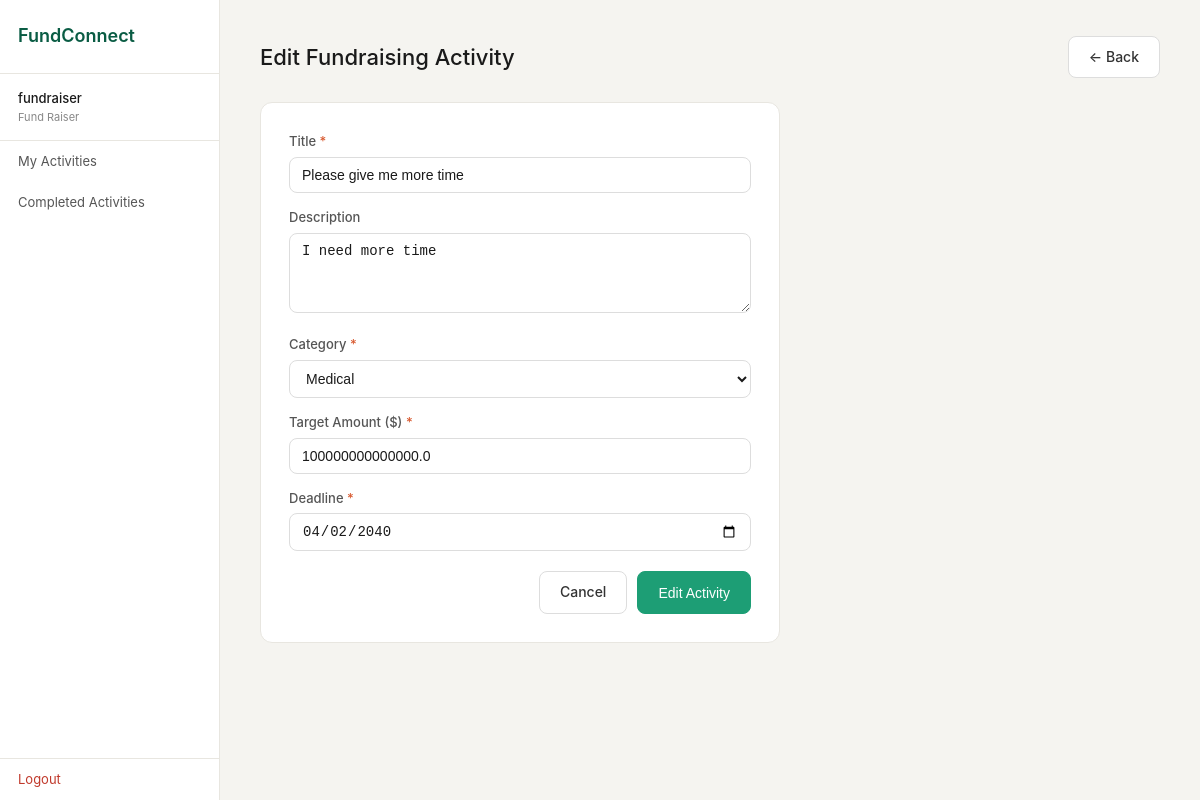
The page /fundraiser/activities/1/edit (signed in) on the database its author committed.
### tables this page shows
CREATE TABLE fundraising_activity (
                id              INTEGER PRIMARY KEY AUTOINCREMENT,
                title           TEXT NOT NULL,
                description     TEXT,
                target_amount   REAL NOT NULL,
                amount_raised   REAL DEFAULT 0,
                category_id     INTEGER REFERENCES fra_category(id),
                deadline        TEXT NOT NULL,
                status          TEXT NOT NULL DEFAULT 'Active',
                fundraiser_id   INTEGER REFERENCES user_account(id),
                view_count      INTEGER DEFAULT 0,
                shortlist_count INTEGER DEFAULT 0,
                created_at      TEXT DEFAULT (datetime('now'))
            );

### boundary/app.py (the view)
@app.route("/fundraiser/activities/<int:aid>/edit", methods=["GET", "POST"])
def fr_activity_edit(aid):
    if "user_id" not in session or session["role"] != "Fund Raiser":
        return redirect(url_for("login"))
    cats = FundraisingActivityController.get_categories()["data"]
    if request.method == "POST":
        result = FundraisingActivityController.update_activity(
            activity_id=aid,
            fundraiser_id=session["user_id"],
            title=request.form.get("title", ""),
            description=request.form.get("description", ""),
            target_amount_str=request.form.get("target_amount", ""),
            category_id=request.form.get("category_id", ""),
            deadline=request.form.get("deadline", ""),
        )
        if result["success"]:
            flash(result["message"], "success")
            return redirect(url_for("fr_activities"))
        else:
            flash(result["message"], "error")
            form_data = request.form
    else:
        view_result = FundraisingActivityController.view_activity(aid, session["user_id"])
        if not view_result["success"]:
            flash(view_result["message"], "error")
            return redirect(url_for("fr_activities"))
        form_data = view_result["data"]
    return render_template("fr_activity_form.html",
                           form=form_data, categories=cats,
                           action="Edit", activity_id=aid)

### boundary/templates/fr_activity_form.html (shortened to what this page needs)
{% extends "base.html" %}
{% block content %}
<div class="page-header">
  <h1 class="page-title">{{ action }} Fundraising Activity</h1>
  <a href="{{ url_for('fr_activities') }}" class="btn">← Back</a>
</div>
<div style="background: #fff; border: 1px solid #e8e6e0; border-radius: 12px; padding: 28px; max-width: 520px;">
  <form method="POST">
    <div class="form-group">
      <label>Title <span style="color: #d85a30;">*</span></label>
      <input type="text" name="title" value="{{ form.title or '' }}" required
             placeholder="e.g. Save the Reef">
    </div>
    <div class="form-group">
      <label>Description</label>
      <textarea name="description" placeholder="Describe your campaign…">{{ form.description or '' }}</textarea>
    </div>
    <div class="form-group">
      <label>Category <span style="color: #d85a30;">*</span></label>
      <select name="category_id">
        {% for c in categories %}
          <option value="{{ c.id }}"
            {{ "selected" if (form.category_id | string) == (c.id | string) }}>
            {{ c.name }}
          </option>
        {% endfor %}
      </select>
    </div>
    <div class="form-group">
      <label>Target Amount ($) <span style="color: #d85a30;">*</span></label>
      <input type="number" name="target_amount" value="{{ form.target_amount or '' }}"
             required min="1" step="0.01" placeholder="e.g. 5000">
    </div>
    <div class="form-group">
      <label>Deadline <span style="color: #d85a30;">*</span></label>
      <input type="date" name="deadline" value="{{ form.deadline or '' }}" required>
    </div>
    <div style="display: flex; gap: 10px; justify-content: flex-end; margin-top: 20px;">
      <a href="{{ url_for('fr_activities') }}" class="btn">Cancel</a>
      <button type="submit" class="btn btn-primary" style="width: auto;">
        {{ action }} Activity
      </button>
    </div>
  </form>
</div>
{% endblock %}

### boundary/static/css/style.css (style rules this page uses)
*, *::before, *::after { box-sizing: border-box; margin: 0; padding: 0; }
body { font-family: -apple-system, BlinkMacSystemFont, 'Segoe UI', sans-serif; font-size: 15px; background: #f5f4f0; color: #1a1a1a; line-height: 1.6; }
a { text-decoration: none; color: inherit; }
.form-group { margin-bottom: 14px; }
.form-group label { display: block; font-size: 13px; font-weight: 500; color: #555; margin-bottom: 5px; }
.form-group input, .form-group select, .form-group textarea { width: 100%; padding: 9px 12px; border-radius: 8px; border: 1px solid #ddd; font-size: 14px; color: #1a1a1a; background: #fff; }
.form-group textarea { resize: vertical; min-height: 80px; }
.btn { display: inline-block; padding: 9px 20px; border-radius: 8px; font-size: 14px; font-weight: 500; cursor: pointer; border: 1px solid #ddd; background: #fff; color: #333; }
.btn-primary { background: #1d9e75; color: #fff; border-color: #1d9e75; width: 100%; text-align: center; }
.page-header { display: flex; justify-content: space-between; align-items: center; margin-bottom: 24px; }
.page-title { font-size: 22px; font-weight: 500; }

### rows shown on the page
fundraising_activity: title "Please give me more time", description "I need more time", target_amount "100000000000000.0", deadline "04/02/2040"

### other values the page prints
{{ session.username }} "fundraiser"
{{ session.role }} "Fund Raiser"
{{ action }} "Edit"
form field category_id "Medical"
